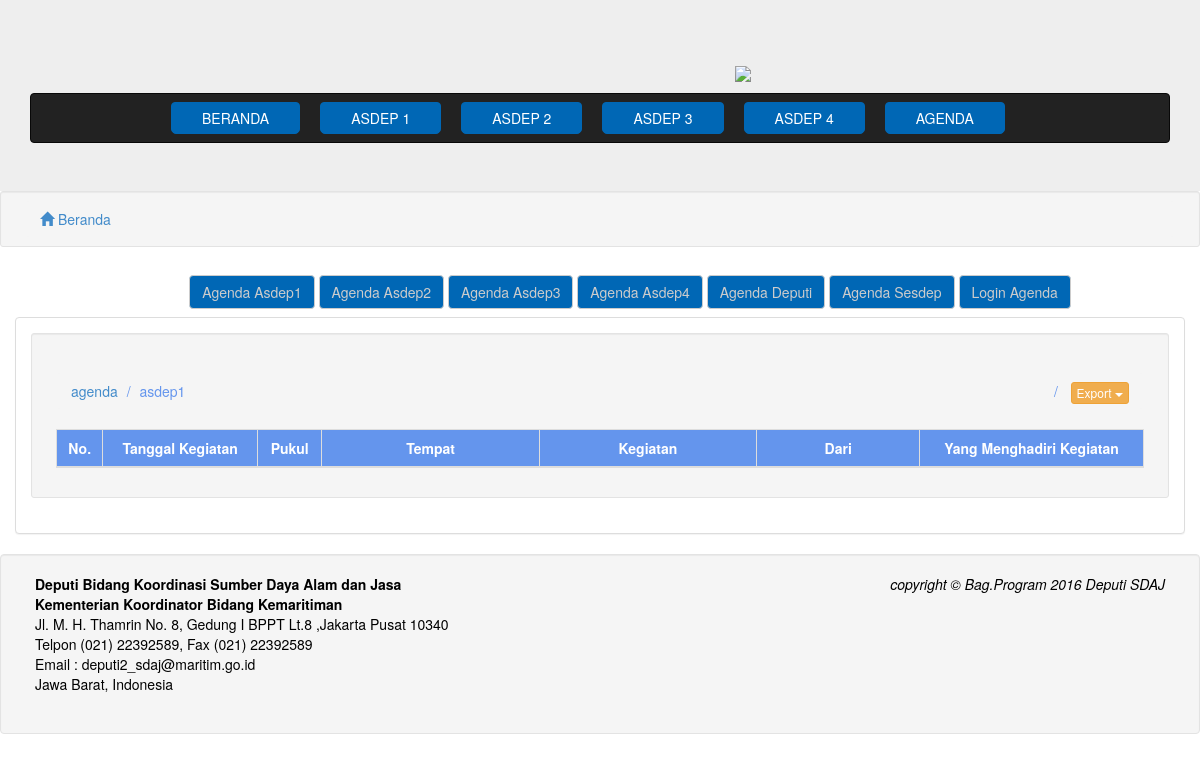
Before: /agenda/asdep1 with the older database file.
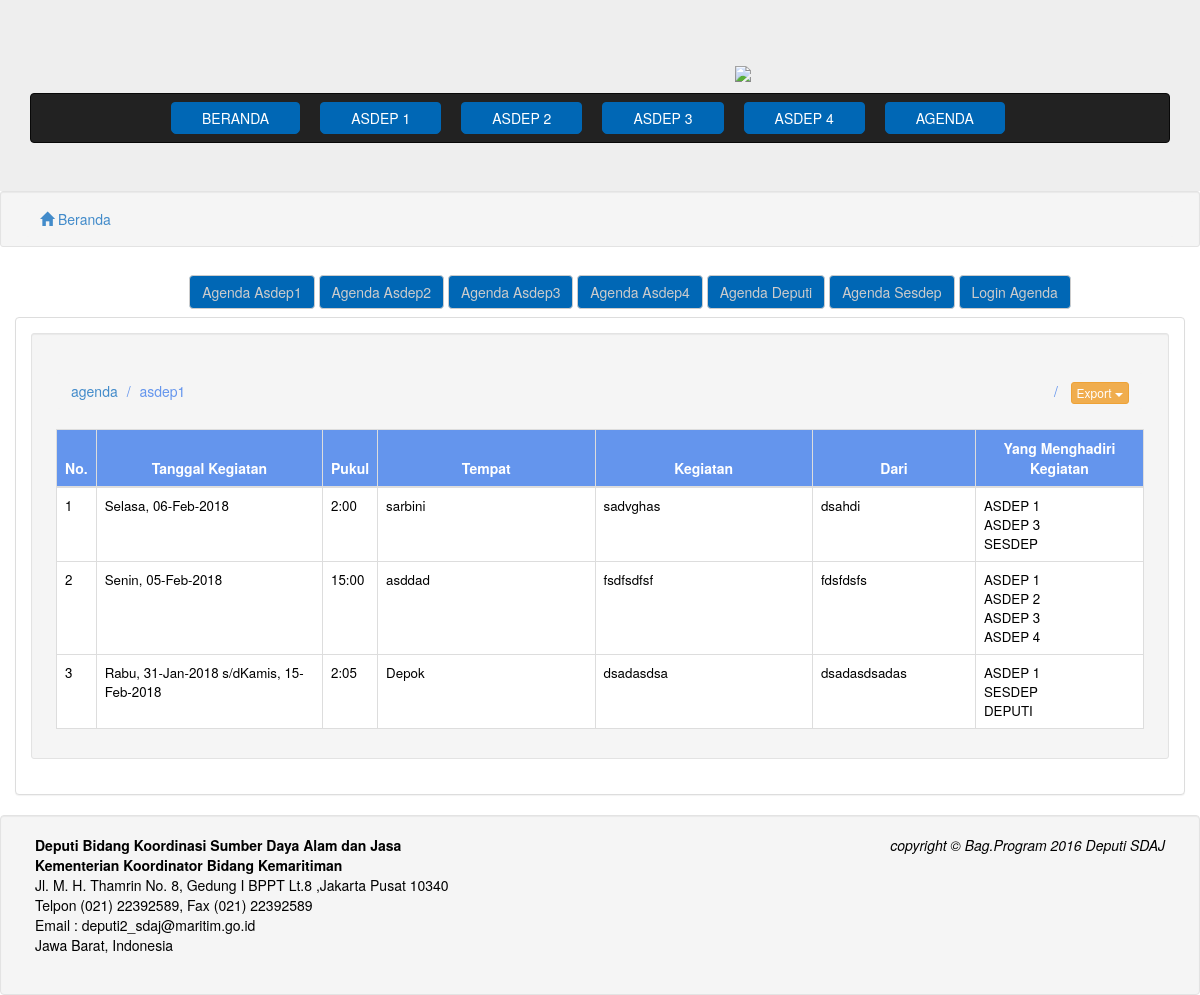
After: the same page with the newer database file.
### tables this page shows
CREATE TABLE `agenda` (
  `no` int(11) NOT NULL,
  `tanggal` datetime NOT NULL,
  `tanggal1` datetime DEFAULT NULL,
  `pukul` timestamp NOT NULL DEFAULT CURRENT_TIMESTAMP,
  `tempat` text NOT NULL,
  `kegiatan` text NOT NULL,
  `dari` text NOT NULL,
  `yg_menghadiri` text,
  `asdep1` int(11) DEFAULT NULL,
  `asdep2` int(11) DEFAULT NULL,
  `asdep3` int(11) DEFAULT NULL,
  `asdep4` int(11) DEFAULT NULL,
  `sesdep` int(11) DEFAULT NULL,
  `deputi` int(11) DEFAULT NULL,
  `created_at` timestamp NOT NULL DEFAULT CURRENT_TIMESTAMP,
  `updated_at` timestamp NULL DEFAULT CURRENT_TIMESTAMP,
  `created_by` int(11) DEFAULT NULL,
  `updated_by` int(11) DEFAULT NULL
);

### application/controllers/Beranda.php (called while the page is built, shortened)
<?php
class Beranda extends CI_Controller {
	function __construct() {
		$this->load->model('M_agenda');
		$this->load->model('M_kebijakan');
		$this->load->model('M_progress');
		$this->load->library('excel');
    }
	public function agenda($value='')
	{
		if ($value != '') {
					$result['data'] = $this->M_agenda->getByAsdep($value);
					$this->load->view('frontend/header');
					$this->load->view('frontend/list_agenda',$result);
					$this->load->view('frontend/footerf');
		}else{
			$result['data'] = $this->M_agenda->getAll();
		$this->load->view('frontend/header');
		$this->load->view('frontend/list_agenda',$result);
		$this->load->view('frontend/footerf');
		}
	}
}

### index.php (called while the page is built, shortened)
<?php
require_once BASEPATH.'core/CodeIgniter.php';

### application/models/M_agenda.php (called while the page is built, shortened)
<?php
class M_agenda extends CI_Model {
	public function getByAsdep($value='')
	{
		$sql = "SELECT agenda.*,user.role,user.name from agenda inner join user on user.no = agenda.created_by  where agenda.".$value." = 1 ORDER BY agenda.tanggal DESC ";
		return $this->db->query($sql)->result();
	}
}

### application/views/frontend/list_agenda.php (the view, shortened to what this page needs)
<link href="<?php echo base_url();?>assets/css/style.css" rel="stylesheet">
<div class="well well-sm">
    <div class="container">
        <div class="row">
        	<div class="col-md-12">
                <ol class="breadcrumb" style="margin-bottom: 0;">
                    <li class="active">
                    <a href="<?php echo base_url();?>">
                        <span class="glyphicon glyphicon-home"></span> Beranda
                    </a>
                    </li>
                </ol>
        	</div>
        </div>
    </div>
</div>
<div class="container">
	<div class="collapse navbar-collapse">
        <ul class="nav navbar-nav" style="text-align:center">
            <a href="<?php echo base_url();?>agenda/asdep1" class="btn btn-default navbar-btn" style="background-color:#0067b5; color: #CCCCCC;">Agenda Asdep1</a>
            <a href="<?php echo base_url();?>agenda/asdep2" class="btn btn-default navbar-btn" style="background-color:#0067b5; color: #CCCCCC;">Agenda Asdep2</a>
            <a href="<?php echo base_url();?>agenda/asdep3" class="btn btn-default navbar-btn" style="background-color: #0067b5; color: #CCCCCC;">Agenda Asdep3</a>
            <a href="<?php echo base_url();?>agenda/asdep4" class="btn btn-default navbar-btn" style="background-color: #0067b5; color: #CCCCCC;">Agenda Asdep4</a>
            <a href="<?php echo base_url();?>agenda/deputi" class="btn btn-default navbar-btn" style="background-color: #0067b5; color: #CCCCCC;">Agenda Deputi</a>
            <a href="<?php echo base_url();?>Sesdep" class="btn btn-default navbar-btn" style="background-color: #0067b5; color: #CCCCCC;">Agenda Sesdep</a>
            <a href="<?php echo base_url();?>Sesdep" class="btn btn-default navbar-btn" style="background-color: #0067b5; color: #CCCCCC;">Login Agenda</a>
        </ul>
	</div>
	<div class="panel panel-default">
    	<div class="panel-body">
        <div class="well well-sm">
    <div class="container">
	<ol class="breadcrumb" style="margin-top: 30px;">
  <?php
  if ($this->uri->segment(2) != null) {
    ?>
    <li class="breadcrumb-item"><a href="<?php echo base_url().$this->uri->segment(1);?>"><?php echo $this->uri->segment(1);?></a></li>
    <li class="breadcrumb-item active"><?php echo $this->uri->segment(2);?></li>
    <?php
  }else{
    ?>
    <li class="breadcrumb-item active"><?php echo $this->uri->segment(1);?></li>
    <?php
  }
  if ($this->uri->segment(2) != null) {
    ?>
    <li class="pull-right">
                        <div class="btn-group">
                          <button type="button" class="btn btn-xs btn-warning dropdown-toggle" data-toggle="dropdown" aria-haspopup="true" aria-expanded="false">
                            Export <span class="caret"></span>
                          </button>
                        </div>
                    </li><?php
  }
  ?>
</ol>
	<table id="agenda" class="table table-bordered">
					<thead>
						<tr>
							<th>No.</th>
							<th>Tanggal Kegiatan</th>
              <th>Pukul</th>
              <th width="20%">Tempat</th>
              <th width="20%">Kegiatan</th>
              <th width="15%">Dari</th>
              <th>Yang Menghadiri Kegiatan</th>
						</tr>
					</thead>
					<tbody>
					<?php
						$i=1;
						foreach ($data as $key) {
              if (date('N',strtotime($key->tanggal)) == 1) {$hari = 'Senin';}
              if (date('N',strtotime($key->tanggal)) == 2) {$hari = 'Selasa';}
              if (date('N',strtotime($key->tanggal)) == 3) {$hari = 'Rabu';}
              if (date('N',strtotime($key->tanggal1)) == 4) {$hari1 = 'Kamis';}
						?>
						<tr>
							<td><?php echo $i;?></td>
              <td><?php
              if ($key->tanggal1 == null) {
                echo $hari.", ".date("d-M-Y",strtotime($key->tanggal));
              }else{
                echo $hari.", ".date("d-M-Y",strtotime($key->tanggal))." s/d".$hari1.", ".date("d-M-Y",strtotime($key->tanggal1));
              }
              ?></td>
              <td><?php echo date("G:i",strtotime(substr($key->tanggal, 10)));?></td>
              <td><?php echo $key->tempat;?></td>
              <td><?php echo $key->kegiatan;?></td>
              <td><?php echo $key->dari;?></td>
              <td><?php
              if ($key->asdep1 == 1) { echo "ASDEP 1<br/>";}
              if ($key->asdep2 == 1) { echo "ASDEP 2<br/>";}
              if ($key->asdep3 == 1) { echo "ASDEP 3<br/>";}
              if ($key->asdep4 == 1) { echo "ASDEP 4<br/>";}
              if ($key->sesdep == 1) { echo "SESDEP <br/>";}
              if ($key->deputi == 1) { echo "DEPUTI <br/>";}?></td>
						</tr>
						<?php
						$i++;}
					 ?>
					</tbody>
				</table>
				</div>
			</div>
</div>
</div>
</div>

### application/views/frontend/header.php (shortened to what this page needs)
<!DOCTYPE html>
<html>
  <head>
        <link href="<?php echo base_url();?>assets/css/bootstrap.css" rel="stylesheet" media="screen">
        <link href="<?php echo base_url();?>assets/css/datepicker.css" rel="stylesheet">
        <link href="<?php echo base_url();?>assets/demo_table_jui.css" rel="stylesheet" media="screen">
        <link rel="stylesheet" type="text/css" href="<?php echo base_url();?>assets/css/jquery.dataTables.min.css">
        <link rel="stylesheet" href="<?php echo base_url();?>assets/css/bootstrap-material-datetimepicker.css" />
        <link rel="stylesheet" type="text/css" href="<?php echo base_url();?>assets/css/lightbox.css">
        <link rel="stylesheet" type="text/css" href="<?php echo base_url();?>assets/css/daterangepicker.css" />
    </head>
    <body>
    <div align="center" class="jumbotron" style="margin-bottom: 0;"><img src="<?php echo base_url();?>assets/img/banner.jpg" width="100%">
                    <div class="col-md-3">
                    </div>
      <nav class="navbar navbar-inverse" role="navigation" style="margin-bottom: 0;">
          <div class="container">
                <div class="collapse navbar-collapse" >
                    <ul class="nav navbar-nav" style="margin-left:50px;">
                        <li>
                            <a href="<?php echo base_url();?>" class="btn btn-danger navbar-btn">BERANDA</a>
                        </li>
                        <li>
                            <a href="<?php echo base_url();?>Beranda/view/asdep1" class="btn btn-danger navbar-btn">ASDEP 1</a>
                        </li>
                        <li>
                            <a href="<?php echo base_url();?>Beranda/view/asdep2" class="btn btn-danger navbar-btn">ASDEP 2</a>
                        </li>
                        <li>
                            <a href="<?php echo base_url();?>Beranda/view/asdep3" class="btn btn-danger navbar-btn">ASDEP 3</a>
                        </li>
                        <li>
                            <a href="<?php echo base_url();?>Beranda/view/asdep4" class="btn btn-danger navbar-btn">ASDEP 4</a>
                        </li>
                        <li>
                            <a href="<?php echo base_url();?>agenda" class="btn btn-danger navbar-btn">AGENDA</a>
                        </li>
                    </ul>
                </div>
            </div>
        </nav>
                </div>

### application/views/frontend/footerf.php
		<div class="well" style="margin-bottom: 0; color: #000; font-style: italic;">
        	<div class="container">
            	<div class="row">
                	<div class="col-md-8">
                        <address>
                            <strong>Deputi Bidang Koordinasi Sumber Daya Alam dan Jasa </strong><br />
                        <strong>Kementerian Koordinator Bidang Kemaritiman</strong><br /> Jl. M. H. Thamrin No. 8, Gedung I BPPT Lt.8 ,Jakarta Pusat 10340<br />Telpon (021) 22392589, Fax (021) 22392589<br />Email : deputi2_sdaj@maritim.go.id
                        <br />
                            Jawa Barat, Indonesia<br />
                        </address>
                    </div>
                    <div class="col-md-4">
                        <p class="text-right">copyright &copy; Bag.Program 2016 Deputi SDAJ</p>
                    </div>
                </div>
            </div>
        </div>
	</body>
</html>

### assets/css/lightbox.css (style rules this page uses)
body:after { content: url(../images/close.png) url(../images/loading.gif) url(../images/prev.png) url(../images/next.png); display: none; }

### assets/css/style.css (style rules this page uses)
tr { background-color: #6495ED; color: white; }
th { background-color: #6495ED; text-align: center; }
td { background-color: white; font-size: 10pt; color: black; }

Changed rows visible on the page:
added agenda: tanggal "Selasa", tanggal "06-Feb-2018", tanggal "2:00", tempat "sarbini", kegiatan "sadvghas", dari "dsahdi", asdep1 "ASDEP 1", asdep3 "ASDEP 3", sesdep "SESDEP"
added agenda: tanggal "Senin", tanggal "05-Feb-2018", tanggal "15:00", tempat "asddad", kegiatan "fsdfsdfsf", dari "fdsfdsfs", asdep1 "ASDEP 1", asdep2 "ASDEP 2", asdep3 "ASDEP 3", asdep4 "ASDEP 4"
added agenda: tanggal "Rabu", tanggal "31-Jan-2018", tanggal1 "Kamis", tanggal1 "15-Feb-2018", tanggal "2:05", tempat "Depok", kegiatan "dsadasdsa", dari "dsadasdsadas", asdep1 "ASDEP 1", sesdep "SESDEP", deputi "DEPUTI"
